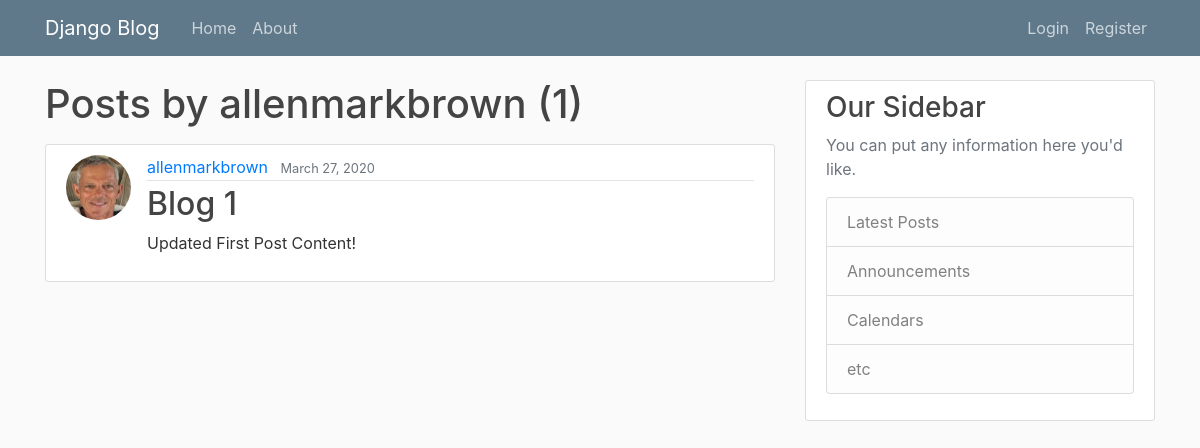
The page /user/allenmarkbrown on the database as committed earlier.
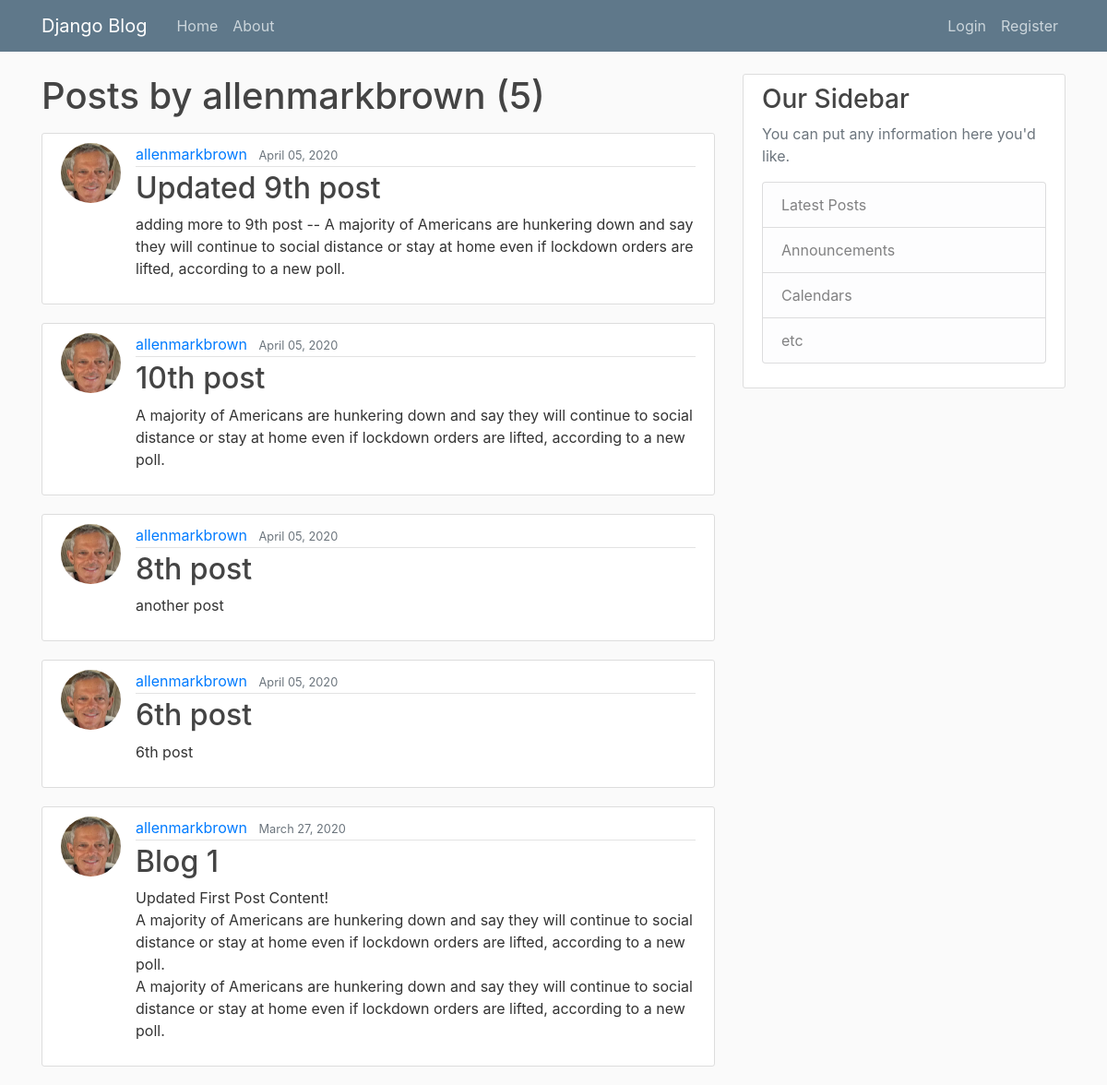
The same page on the database as committed later.
### blog/models.py (models this page shows, shortened)
class Post(models.Model):
    title = models.CharField(max_length=100)
    content = models.TextField()
    date_posted = models.DateTimeField(default=timezone.now)
    author = models.ForeignKey(User, on_delete=models.CASCADE)

### users/models.py (models this page shows, shortened)
class Profile(models.Model):
    user = models.OneToOneField(User, on_delete=models.CASCADE)
    image = models.ImageField(default='default.jpg', upload_to='profile_pics')

### blog/views.py (the view)
# urls.py: path('user/<str:username>', UserPostListView.as_view(), name='user-posts'),
class UserPostListView(ListView):
    model = Post
    template_name = 'blog/user_posts.html'  # <app>/<model>_<viewtype>.html
    context_object_name = 'posts'
    paginate_by = 5
    def get_queryset(self):
        user = get_object_or_404(User, username=self.kwargs.get('username'))
        return Post.objects.filter(author=user).order_by('-date_posted')

### blog/templates/blog/user_posts.html (shortened to what this page needs)
{% extends "blog/base.html" %}
{% block content %}
    <h1 class="mb-3">Posts by {{ view.kwargs.username }} ({{ page_obj.paginator.count }})</h1>
    {% for post in posts %}
        <article class="media content-section">
          <img class="rounded-circle article-img" src="{{ post.author.profile.image.url }}">
          <div class="media-body">
            <div class="article-metadata">
              <a class="mr-2" href="{% url 'user-posts' post.author.username %}">{{ post.author }}</a>
              <small class="text-muted">{{ post.date_posted|date:"F d, Y" }}</small>
            </div>
            <h2><a class="article-title" href="{% url 'post-detail' post.id %}">{{ post.title }}</a></h2>
            <p class="article-content">{{ post.content }}</p>
          </div>
        </article>
    {% endfor %}
{% endblock content %}

### blog/templates/blog/base.html (shortened to what this page needs)
{% load static %}
<!DOCTYPE html>
<html>
<head>
    <link rel="stylesheet" href="https://maxcdn.bootstrapcdn.com/bootstrap/4.0.0/css/bootstrap.min.css">
    <link rel="stylesheet" type="text/css" href="{% static 'blog/main.css' %}">
</head>
<body>
    <header class="site-header">
      <nav class="navbar navbar-expand-md navbar-dark bg-steel fixed-top">
        <div class="container">
          <a class="navbar-brand mr-4" href="{% url 'blog-home' %}">Django Blog</a>
          <div class="collapse navbar-collapse" id="navbarToggle">
            <div class="navbar-nav mr-auto">
              <a class="nav-item nav-link" href="{% url 'blog-home' %}">Home</a>
              <a class="nav-item nav-link" href="{% url 'blog-about' %}">About</a>
            </div>
            <div class="navbar-nav">
              {% if user.is_authenticated %}
                <a class="nav-item nav-link" href="{% url 'post-create' %}">New Post</a>
                <a class="nav-item nav-link" href="{% url 'profile' %}">Profile</a>
                <a class="nav-item nav-link" href="{% url 'logout' %}">Logout</a>
              {% else %}
                <a class="nav-item nav-link" href="{% url 'login' %}">Login</a>
                <a class="nav-item nav-link" href="{% url 'register' %}">Register</a>
              {% endif %}
            </div>
          </div>
        </div>
      </nav>
    </header>
    <main role="main" class="container">
      <div class="row">
        <div class="col-md-8">
          {% block content %}{% endblock %}
        </div>
        <div class="col-md-4">
          <div class="content-section">
            <h3>Our Sidebar</h3>
            <p class='text-muted'>You can put any information here you'd like.
              <ul class="list-group">
                <li class="list-group-item list-group-item-light">Latest Posts</li>
                <li class="list-group-item list-group-item-light">Announcements</li>
                <li class="list-group-item list-group-item-light">Calendars</li>
                <li class="list-group-item list-group-item-light">etc</li>
              </ul>
            </p>
          </div>
        </div>
      </div>
    </main>
</body>
</html>

### blog/static/blog/main.css (style rules this page uses)
body { background: #fafafa; color: #333333; margin-top: 5rem; }
h1, h2, h3, h4, h5, h6 { color: #444444; }
ul { margin: 0; }
.bg-steel { background-color: #5f788a; }
.site-header .navbar-nav .nav-link { color: #cbd5db; }
.content-section { background: #ffffff; padding: 10px 20px; border: 1px solid #dddddd; border-radius: 3px; margin-bottom: 20px; }
.article-title { color: #444444; }
.article-content { white-space: pre-line; }
.article-img { height: 65px; width: 65px; margin-right: 16px; }
.article-metadata { padding-bottom: 1px; margin-bottom: 4px; border-bottom: 1px solid #e3e3e3 }

Rows that differ between the two databases and show on the page:
added Post: author.profile.image (picture), author "allenmarkbrown", date_posted "April 05, 2020", title "Updated 9th post", content "adding more to 9th post -- A majority of Americans are hunkering down and say they will continue to social distance or stay at home even if lockdown orders are lifted, according to a new poll."
added Post: author.profile.image (picture), author "allenmarkbrown", date_posted "April 05, 2020", title "10th post", content "A majority of Americans are hunkering down and say they will continue to social distance or stay at home even if lockdown orders are lifted, according to a new poll."
added Post: author.profile.image (picture), author "allenmarkbrown", date_posted "April 05, 2020", title "8th post", content "another post"
added Post: author.profile.image (picture), author "allenmarkbrown", date_posted "April 05, 2020", title "6th post", content "6th post"
changed Post "Blog 1": content "Updated First Post Content!" → "Updated First Post Content! A majority of Americans are hunkering down and say they will continue to social distance or stay at home even if lockdown orders are lifted, according to a new poll. A majority of Americans are hunkering down and say they will continue to social distance or stay at home even if lockdown orders are lifted, according to a new poll."
Other text that changed with them:
{{ page_obj.paginator.count }}: "1" → "5"
